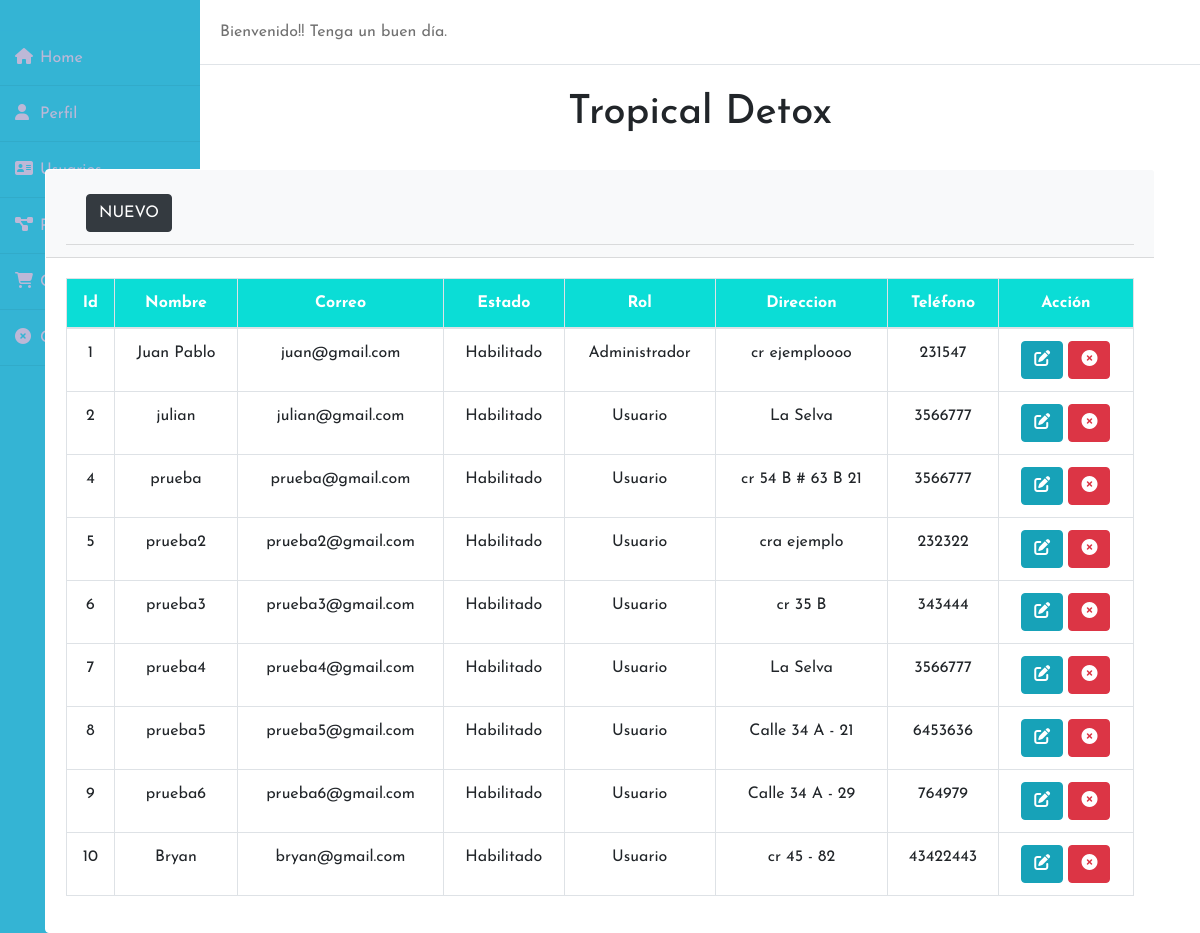
Screenshot of /Vista/listarusuario.php (signed in) with the database file from the repository.
### tables this page shows
CREATE TABLE `usuarios` (
  `idusuario` int(11) NOT NULL,
  `nombreusuario` varchar(30) NOT NULL,
  `correoelectronico` varchar(50) NOT NULL,
  `contrasenausuario` varchar(50) NOT NULL,
  `estado` int(11) NOT NULL,
  `idrol` int(11) NOT NULL,
  `direccion` varchar(40) NOT NULL,
  `telefono` int(11) NOT NULL
);

CREATE TABLE `roles` (
  `idrol` int(11) NOT NULL,
  `nombrerol` varchar(20) NOT NULL
);

### Modelo/crudusuario.php (called while the page is built, shortened)
<?php
class CrudUsuario
{
    public function listarUsuario()
    {
        $Db = Db::Conectar();
        $sql = $Db->query('SELECT usuarios.*,roles.nombrerol AS nombrerol
        FROM usuarios
        INNER JOIN roles ON usuarios.idrol = roles.idrol
        ORDER BY idusuario ASC');
        $sql->execute();
        return $sql->fetchAll();
    }
}
?>

### Controlador/controladorUsuario.php (called while the page is built, shortened)
<?php
require_once("../Modelo/crudusuario.php");
class ControladorUsuario
{
    public function listarUsuario()
    {
        $crudUsuario = new CrudUsuario();
        return json_encode($crudUsuario->listarUsuario());
    }
}
?>

### Vista/listarusuario.php (the view, shortened to what this page needs)
<?php
require_once("../Controlador/controladorUsuario.php");
$listaUsuario = json_decode($controladorusuario->listarUsuario());
include("../Vista/menu.php");
?>
<!DOCTYPE html>
<html lang="en">
<head>
    <link rel="stylesheet" href="https://cdn.jsdelivr.net/npm/bootstrap@4.5.3/dist/css/bootstrap.min.css"
>
    <link rel="stylesheet" type="text/css" href="https://cdn.datatables.net/v/dt/dt-1.10.22/datatables.min.css"/>
</head>
<body>
    <div class="container mt-4">
    <div class="card border-white">
        <div class="card-header bg-light text-white">
        <div class="card-header bg-light text-white">
        <a href="../Controlador/controlar2.php?registrarUsuario2" class="btn btn-dark">NUEVO</a>
    </div>
    </div>
    <div class="card-body" >
    <table border="1" class="table table-sriped table-bordered" id="listausuario">
        <thead>
            <tr align="center">
                <th>
                    Id
                </th>
                <th>
                    Nombre
                </th>
                <th>
                    Correo
                </th>
                <th>
                    Estado
                </th>
                <th>
                    Rol
                </th>
                <th>
                    Direccion
                </th>
                <th>
                    Teléfono
                </th>
                <th>
                    Acción
                </th>
            </tr>
        </thead>
        <tbody align="center">
            <?php foreach($listaUsuario as $usuario)
            {
            ?>
            <tr>
                <td><?php echo $usuario->idusuario?></td>
                <td><?php echo $usuario->nombreusuario?></td>
                <td><?php echo $usuario->correoelectronico?></td>
                <td><?php if ($usuario->estado == 1){?>
                Habilitado
                <?php
            }
                else if  ($usuario->estado == 2){
                ?>
                Inhabilitado
                <?php
                }
                ?>
            </td>
                <td><?php echo $usuario->nombrerol?></td>
                <td><?php echo $usuario->direccion?></td>
                <td><?php echo $usuario->telefono?></td>
                <td>
                <a href="../Controlador/controladorUsuario.php?editarUsuario&idusuario=<?php echo $usuario->idusuario ?>" class="btn btn-info"><i class="fas fa-edit" aria-hidden="true"></i></a>
                <a href="#" class="btn btn-danger" onclick="eliminarUsuario(<?php echo $usuario->idusuario ?>)"><i class="fas fa-times-circle"></i></a>
                </td>
            </tr>
            <?php
            }
            ?>
        </tbody>
    </table>
    </div>
    </div>
</body>
</html>

### Vista/menu.php (shortened to what this page needs)
<!DOCTYPE html>
<html lang="en">
<head>
	<link rel="stylesheet" href="../css/styles.css">
</head>
<body>
<div class="wrapper">
    <div class="sidebar">
        <ul>
            <li><a href="../Vista/menu.php"><i class="fas fa-home"></i>Home</a></li>
            <li><a href="#"><i class="fas fa-user"></i>Perfil</a></li>
            <?php if($_SESSION['idrol']==1)
            {
            ?>
            <li><a href="../Controlador/controladorUsuario.php?listarUsuario"><i class="fas fa-address-card"></i>Usuarios</a></li>
            <li><a href="../Vista/listarproducto.php"><i class="fas fa-project-diagram"></i>Productos</a></li>
            <li><a href="#"><i class="fas fa-shopping-cart nav-icon"></i>Carrito</a></li>
            <li><a href="../Controlador/destruirsesion.php"><i class="fas fa-times-circle"></i>Cerrar Sesión</a></li>
            <?php
            }
            ?>
        </ul>
    </div>
    <div class="main_content">
        <div class="header">Bienvenido!! Tenga un buen día.</div>
        <div>
          <br>
          <h1 align="center">Tropical Detox </h1>
      </div>
    </div>
</div>
</body>
</html>

### css/styles.css (style rules this page uses)
* { margin: 0; padding: 0; box-sizing: border-box; list-style: none; text-decoration: none; font-family: 'Josefin Sans', sans-serif; }
body { background-color: #e4ecfa; }
.wrapper { display: flex; position: relative; }
.wrapper .sidebar { width: 200px; height: 100%; background: #34b4d4; padding: 30px 0px; position: fixed; }
.wrapper .sidebar ul li { padding: 15px; border-bottom: 1px solid #bdb8d7; border-bottom: 1px solid rgba(0,0,0,0.05); border-top: 1px solid rgba(60, 156, 235, 0.05); }
.wrapper .sidebar ul li a { color: #bdb8d7; display: block; }
.wrapper .sidebar ul li a .fas { width: 25px; }
.wrapper .main_content { width: 100%; margin-left: 200px; }
.wrapper .main_content .header { padding: 20px; background: #fff; color: #717171; border-bottom: 1px solid #e0e4e8; }

### Vista/listarusuario.php (style rules this page uses)
table thead { background-color:#0BDDD6; color: white; }

### rows the page displays
usuarios: idusuario "1", nombreusuario "Juan Pablo", correoelectronico "juan@gmail.com", estado "Habilitado", idrol.nombrerol "Administrador", direccion "cr ejemploooo", telefono "231547"
usuarios: idusuario "2", nombreusuario "julian", correoelectronico "julian@gmail.com", estado "Habilitado", idrol.nombrerol "Usuario", direccion "La Selva", telefono "3566777"
usuarios: idusuario "4", nombreusuario "prueba", correoelectronico "prueba@gmail.com", estado "Habilitado", idrol.nombrerol "Usuario", direccion "cr 54 B # 63 B 21", telefono "3566777"
usuarios: idusuario "5", nombreusuario "prueba2", correoelectronico "prueba2@gmail.com", estado "Habilitado", idrol.nombrerol "Usuario", direccion "cra ejemplo", telefono "232322"
usuarios: idusuario "6", nombreusuario "prueba3", correoelectronico "prueba3@gmail.com", estado "Habilitado", idrol.nombrerol "Usuario", direccion "cr 35 B", telefono "343444"
usuarios: idusuario "7", nombreusuario "prueba4", correoelectronico "prueba4@gmail.com", estado "Habilitado", idrol.nombrerol "Usuario", direccion "La Selva", telefono "3566777"
usuarios: idusuario "8", nombreusuario "prueba5", correoelectronico "prueba5@gmail.com", estado "Habilitado", idrol.nombrerol "Usuario", direccion "Calle 34 A - 21", telefono "6453636"
usuarios: idusuario "9", nombreusuario "prueba6", correoelectronico "prueba6@gmail.com", estado "Habilitado", idrol.nombrerol "Usuario", direccion "Calle 34 A - 29", telefono "764979"
usuarios: idusuario "10", nombreusuario "Bryan", correoelectronico "bryan@gmail.com", estado "Habilitado", idrol.nombrerol "Usuario", direccion "cr 45 - 82", telefono "43422443"
